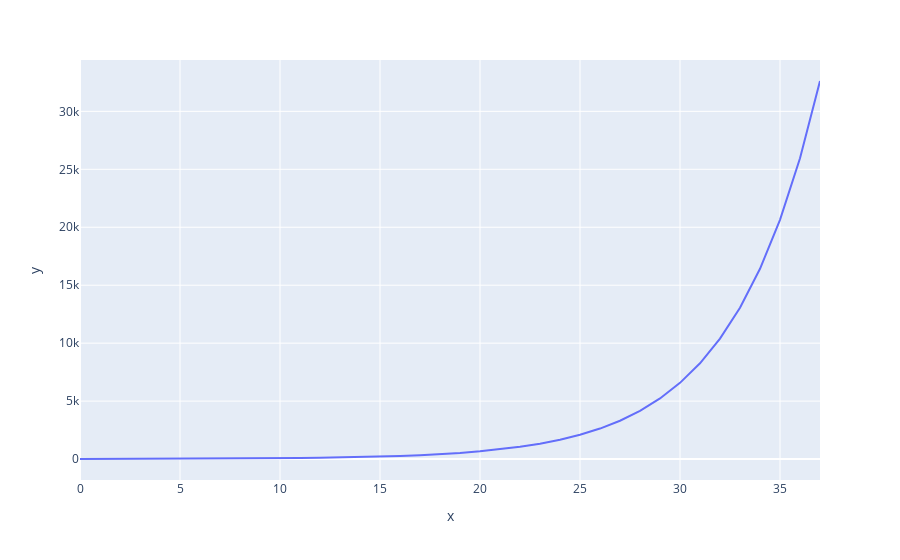

Notebook code for this chart:
### Code cell
int_fig = px.line(x=xdata_pred, y=y_data_pred)
int_fig.show()

### Figure 1 — Plotly figure (JSON) as saved in the notebook; plotly's stock layout.template omitted (floating-point values rounded to 4 significant figures)
{"data": [{"hoverlabel": {"namelength": 0}, "hovertemplate": "x=%{x}<br>y=%{y}", "legendgroup": "", "line": {"color": "#636efa", "dash": "solid"}, "mode": "lines", "name": "", "showlegend": false, "type": "scatter", "x": [0, 2, 3, 4, 6, 7, 8, 9, 10, 11, 12, 13, 14, 15, 16, 17, 18, 19, 20, 21, 22, 23, 24, 25, 26, 27, 28, 29, 30, 31, 32, 33, 34, 35, 36, 37], "xaxis": "x", "y": [6.869, 10.85, 13.65, 17.15, 27.11, 34.08, 42.84, 53.85, 67.69, 85.1, 107.0, 134.5, 169.1, 212.5, 267.2, 335.8, 422.2, 530.7, 667.1, 838.7, 1054.0, 1325.0, 1666.0, 2094.0, 2633.0, 3310.0, 4161.0, 5230.0, 6575.0, 8265.0, 10390.0, 13060.0, 16420.0, 20640.0, 25950.0, 32620.0], "yaxis": "y"}], "layout": {"legend": {"tracegroupgap": 0}, "margin": {"t": 60}, "xaxis": {"anchor": "y", "domain": [0, 1], "title": {"text": "x"}}, "yaxis": {"anchor": "x", "domain": [0, 1], "title": {"text": "y"}}}}
